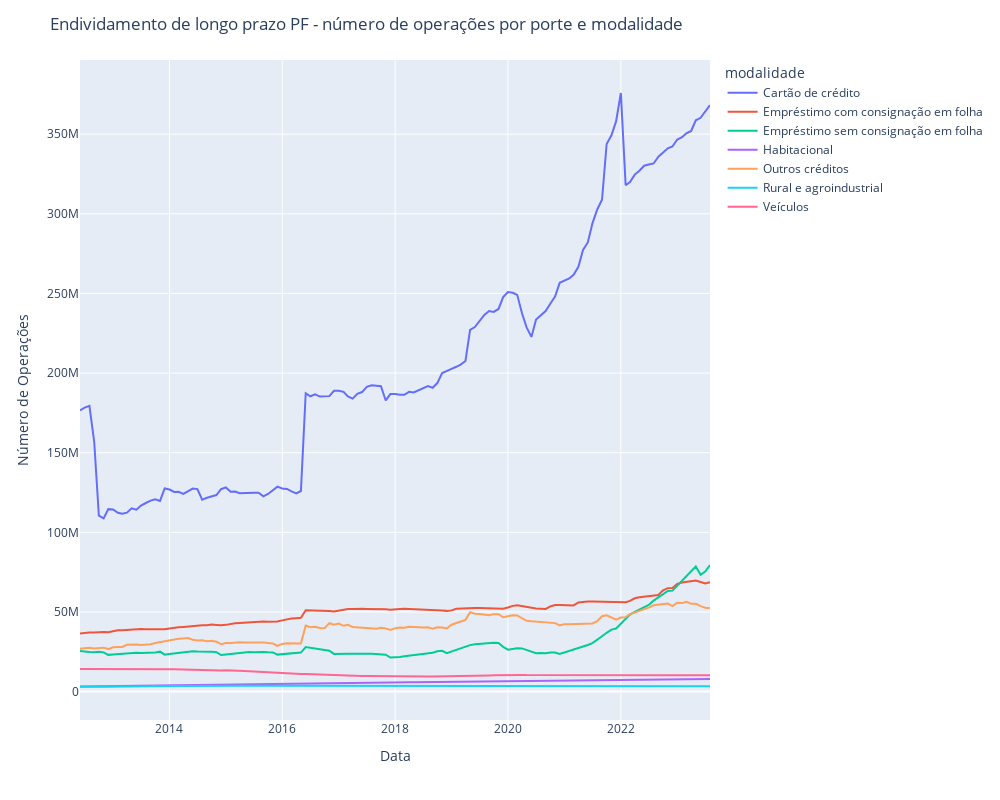

Notebook code for this chart:
### Code cell
fig = px.line(df_agrupado_noperacoes, 
             x='data_base',
             y='numero_de_operacoes', 
             color='modalidade')

fig.update_layout(title_text='Endividamento de longo prazo PF - número de operações por porte e modalidade',
             xaxis_title='Data',
             yaxis_title='Número de Operações',
             height=800, 
             width=1000)

fig.show()

### Figure 1 — Plotly figure (JSON) as saved in the notebook; plotly's stock layout.template omitted (floating-point values rounded to 4 significant figures; data arrays with more than 128 entries replaced by an {"elided": "..."} marker saying what was removed)
{"data": [{"hovertemplate": "modalidade=Cartão de crédito<br>data_base=%{x}<br>numero_de_operacoes=%{y}<extra></extra>", "legendgroup": "Cartão de crédito", "line": {"color": "#636efa", "dash": "solid"}, "marker": {"symbol": "circle"}, "mode": "lines", "name": "Cartão de crédito", "orientation": "v", "showlegend": true, "type": "scatter", "x": {"elided": "135 str values"}, "xaxis": "x", "y": {"elided": "135 int values"}, "yaxis": "y"}, {"hovertemplate": "modalidade=Empréstimo com consignação em folha<br>data_base=%{x}<br>numero_de_operacoes=%{y}<extra></extra>", "legendgroup": "Empréstimo com consignação em folha", "line": {"color": "#EF553B", "dash": "solid"}, "marker": {"symbol": "circle"}, "mode": "lines", "name": "Empréstimo com consignação em folha", "orientation": "v", "showlegend": true, "type": "scatter", "x": {"elided": "135 str values"}, "xaxis": "x", "y": {"elided": "135 int values"}, "yaxis": "y"}, {"hovertemplate": "modalidade=Empréstimo sem consignação em folha<br>data_base=%{x}<br>numero_de_operacoes=%{y}<extra></extra>", "legendgroup": "Empréstimo sem consignação em folha", "line": {"color": "#00cc96", "dash": "solid"}, "marker": {"symbol": "circle"}, "mode": "lines", "name": "Empréstimo sem consignação em folha", "orientation": "v", "showlegend": true, "type": "scatter", "x": {"elided": "135 str values"}, "xaxis": "x", "y": {"elided": "135 int values"}, "yaxis": "y"}, {"hovertemplate": "modalidade=Habitacional<br>data_base=%{x}<br>numero_de_operacoes=%{y}<extra></extra>", "legendgroup": "Habitacional", "line": {"color": "#ab63fa", "dash": "solid"}, "marker": {"symbol": "circle"}, "mode": "lines", "name": "Habitacional", "orientation": "v", "showlegend": true, "type": "scatter", "x": {"elided": "135 str values"}, "xaxis": "x", "y": {"elided": "135 int values"}, "yaxis": "y"}, {"hovertemplate": "modalidade=Outros créditos<br>data_base=%{x}<br>numero_de_operacoes=%{y}<extra></extra>", "legendgroup": "Outros créditos", "line": {"color": "#FFA15A", "dash": "solid"}, "marker": {"symbol": "circle"}, "mode": "lines", "name": "Outros créditos", "orientation": "v", "showlegend": true, "type": "scatter", "x": {"elided": "135 str values"}, "xaxis": "x", "y": {"elided": "135 int values"}, "yaxis": "y"}, {"hovertemplate": "modalidade=Rural e agroindustrial<br>data_base=%{x}<br>numero_de_operacoes=%{y}<extra></extra>", "legendgroup": "Rural e agroindustrial", "line": {"color": "#19d3f3", "dash": "solid"}, "marker": {"symbol": "circle"}, "mode": "lines", "name": "Rural e agroindustrial", "orientation": "v", "showlegend": true, "type": "scatter", "x": {"elided": "135 str values"}, "xaxis": "x", "y": {"elided": "135 int values"}, "yaxis": "y"}, {"hovertemplate": "modalidade=Veículos<br>data_base=%{x}<br>numero_de_operacoes=%{y}<extra></extra>", "legendgroup": "Veículos", "line": {"color": "#FF6692", "dash": "solid"}, "marker": {"symbol": "circle"}, "mode": "lines", "name": "Veículos", "orientation": "v", "showlegend": true, "type": "scatter", "x": {"elided": "135 str values"}, "xaxis": "x", "y": {"elided": "135 int values"}, "yaxis": "y"}], "layout": {"height": 800, "legend": {"title": {"text": "modalidade"}, "tracegroupgap": 0}, "margin": {"t": 60}, "title": {"text": "Endividamento de longo prazo PF - número de operações por porte e modalidade"}, "width": 1000, "xaxis": {"anchor": "y", "autorange": true, "domain": [0, 1], "range": ["2012-06-01", "2023-08-01"], "title": {"text": "Data"}, "type": "date"}, "yaxis": {"anchor": "x", "autorange": true, "domain": [0, 1], "range": [-17850000.0, 396600000.0], "title": {"text": "Número de Operações"}, "type": "linear"}}}
